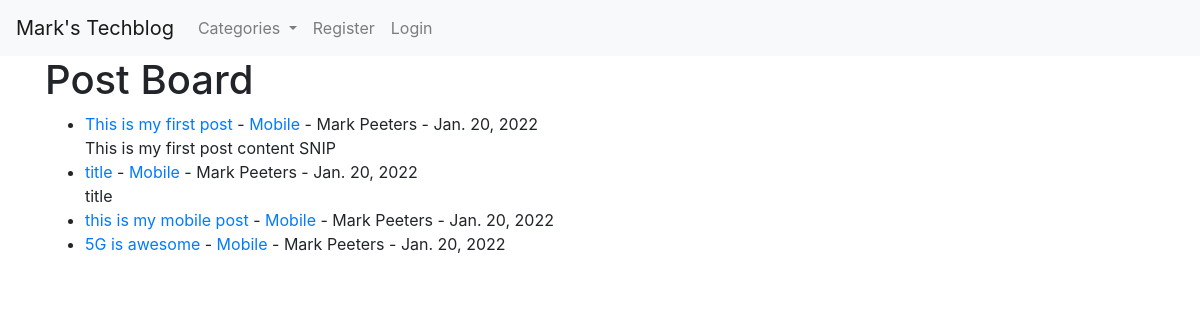
The app's page /, older data.
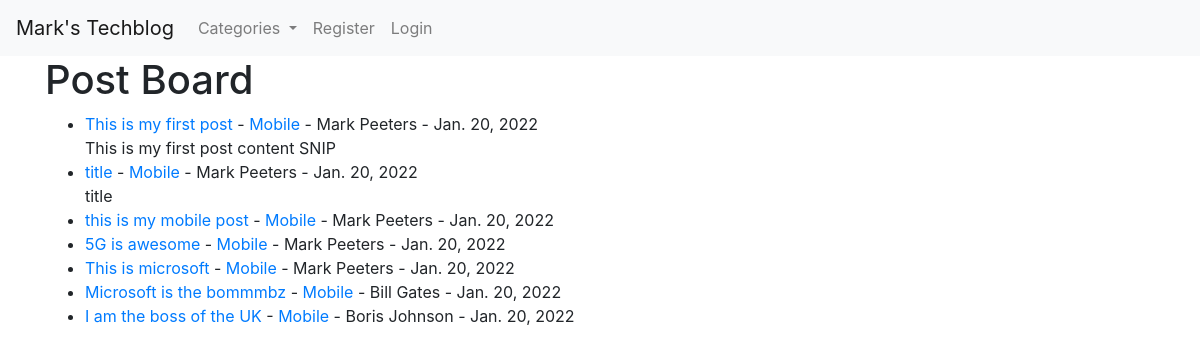
The same page, newer data.
### blog/models.py (models this page shows, shortened)
class Post(models.Model):
    title = models.CharField(max_length=50)
    head_img = models.ImageField(null=True, blank=True, upload_to="images/")
    title_tag = models.CharField(max_length=150)
    author = models.ForeignKey(User, on_delete=models.CASCADE)
    content = RichTextField(blank=True, null=True)
    publication_date = models.DateField(auto_now_add=True)
    category = models.CharField(max_length=150)
    snip = models.CharField(max_length=150)
    likes = models.ManyToManyField(User, related_name='blog_post')

### blog/views.py (the view)
# urls.py: path('', HomePage.as_view(), name="home"),
class HomePage(ListView):
    model = Post
    template_name = 'home.html'
    cats = Category.objects.all()
    ordering = ['-publication_date']
    def get_context_data(self, *args, **kwargs):
        cat_menu = Category.objects.all()
        context = super(HomePage, self).get_context_data(*args, **kwargs)
        context["cat_menu"] = cat_menu
        return context

### blog/models.py (called while the page is built)
    def __str__(self):
        return self.name

### blog/templates/home.html (shortened to what this page needs)
{% extends 'base.html' %}
{% block content %}
<h1>Post Board</h1>
<ul>
{% for post in object_list %}
    <li><a href="{% url 'article-detail' post.pk %}">{{ post.title }}</a>
        - <a href="{% url 'category' post.category|slugify %}"> {{ post.category }}</a>
        - {{ post.author.first_name }}
        {{ post.author.last_name }} - {{ post.publication_date }}
        </small><br/>
        {{ post.snip }}
       </li>
{% endfor %}
</ul>
{% endblock %}

### blog/templates/base.html (shortened to what this page needs)
<!doctype html>
<html lang="en">
  <head>
    <link rel="stylesheet" href="https://cdn.jsdelivr.net/npm/bootstrap@4.6.1/dist/css/bootstrap.min.css">
  </head>
  <body>
    <nav class="navbar navbar-expand-lg navbar-light bg-light">
        <a class="navbar-brand" href="{% url 'home' %}">Mark's Techblog</a>
        <div class="collapse navbar-collapse" id="navbarSupportedContent">
          <ul class="navbar-nav mr-auto">
            {% if cat_menu %}
            <li class="nav-item dropdown">
              <a class="nav-link dropdown-toggle" href="#" id="navbarDropdown" role="button" data-toggle="dropdown" aria-expanded="false">
                Categories
              </a>
            </li>
              {% else %}
              <li class="nav-item">
                <a class="nav-link" href="{% url 'category-list' %}">Category List</a>
              </li>
            {% endif %}
            {% if user.is_authenticated %}
            <li class="nav-item">
              <a class="nav-link" href="{% url 'add_post' %}">Add Post</a>
            </li>
            <li class="nav-item">
              <a class="nav-link" href="{% url 'add_category' %}">Add Category</a>
            </li>
            <li class="nav-item dropdown">
              <a class="nav-link dropdown-toggle" href="#" id="navbarDropdown" role="button" data-toggle="dropdown" aria-expanded="false">
                Profile
              </a>
              <div class="dropdown-menu" aria-labelledby="navbarDropdown">
                <a class="dropdown-item" href="{% url 'update_profile' %}">Settings</a>
                {% if user.userprofile.id %}
                <a class="dropdown-item" href="{% url 'edit_profile_page' user.userprofile.id %}">Edit Profile Page</a>
                <a class="dropdown-item" href="{% url 'show_profile_page' user.userprofile.id %}">Show Profile Page</a>
                {% else %}
                <a class="dropdown-item" href="{% url 'create_profile_page' %}">Create Profile Page</a>
                {% endif %}
              </div>
            </li>
            <li class="nav-item">
              <a class="nav-link" href="{% url 'logout' %}">Logout</a>
            </li>
            {% else %}
            <li class="nav-item">
              <a class="nav-link" href="{% url 'registration' %}">Register</a>
            </li>
            <li class="nav-item">
              <a class="nav-link" href="{% url 'login' %}">Login</a>
            </li>
            {% endif %}
          </ul>
        </div>
      </nav>
      <div class="container">
    {% block content %}
    {% endblock %}
    </div>
  </body>
</html>

Row changes from the older to the newer data that the page shows:
added Post: title "This is microsoft", category "Mobile", author.first_name "Mark", author.last_name "Peeters", publication_date "Jan. 20, 2022"
added Post: title "Microsoft is the bommmbz", category "Mobile", author.first_name "Bill", author.last_name "Gates", publication_date "Jan. 20, 2022"
added Post: title "I am the boss of the UK", category "Mobile", author.first_name "Boris", author.last_name "Johnson", publication_date "Jan. 20, 2022"
